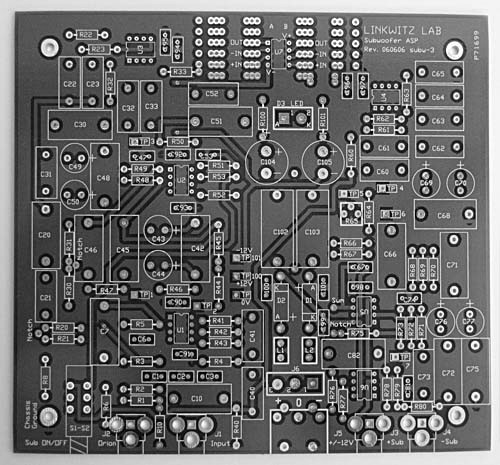
#> input picture Image Processing and Analysis/Images/board.jpg, 500 x 465 px
$ python assingment_2.py
#> lines starting #> are read from the running program, lines starting #| are printed output that depends on the picture
import numpy as np
import matplotlib.pyplot as plt
import imageio.v3 as imageio

# [78 lines left out: functions low_pass_filter, high_pass_filter, band_stop_filter, not called in this run]


def laplacian_filter(F):
    """
    Creates a Laplacian filter in the frequency domain.

    Args:
        F: The Fourier transformed image.

    Returns:
        A 2D numpy array representing the Laplacian filter.
    """

    n = F.shape[0]
    m = F.shape[1]

    filter = np.zeros((n,m))

    for u in range(n):
        for v in range(m):
            filter[u,v] = -4 * (np.pi ** 2) * D(u, v, n, m)

    return filter

# [24 lines left out: function gaussian_filter, not called in this run]

def frequency_domain_filter(image, filter_type):
    """
    Apply frequency domain filtering to the given image.

    Args:
        image: Input image array.
        filter_type: Type of filter to apply (e.g., low-pass, high-pass).

    Returns:
        Filtered image array.
    """

    F = np.fft.fftshift(np.fft.fft2(image))
    img_filtered = np.multiply(F, filter_type)
    F_1 = np.fft.ifft2(np.fft.ifftshift((img_filtered)))

    return F_1

def D(u, v, P, Q):
    """
    Calculate the distance between a point (u, v) and the center (P/2, Q/2).

    Args:
        u: The horizontal coordinate of the point.
        v: The vertical coordinate of the point.
        P: The width of the image.
        Q: The height of the image.

    Returns:
        The distance between the point (u, v) and the center (P/2, Q/2).
    """

    return ((u - P/2) ** 2) + ((v - Q/2) ** 2)


def RMSE(H, G):
    """
    Calculate the Root Mean Squared Error (RMSE) between two images.

    Args:
        H: The input image array.
        G: The reference image array.

    Returns:
        The RMSE value between the two images.
    """

    M = H.shape[0]
    N = H.shape[1]

    sum_squared_diff = np.sum((H - G) ** 2)
    mean_squared_diff = sum_squared_diff / (M * N)

    return np.sqrt(mean_squared_diff)


def main():
    #Read inputs
    img_filename = str(input()).rstrip()
#> the answer given: Images/board.jpg
    ref_img_filename = str(input()).rstrip()
#> the answer given: Images/dog.jpg

    # Input image
    I = imageio.imread(img_filename)
#> I is the input picture: shape (465, 500); min 0, max 255, mean 105.9
    # Reference image
    H = imageio.imread(ref_img_filename)
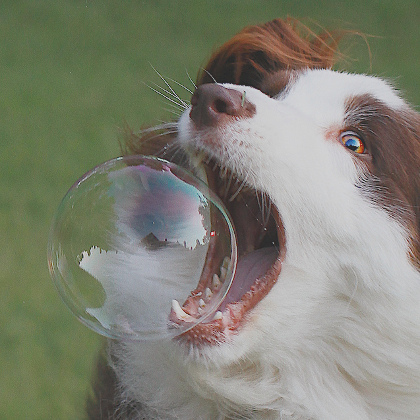
#> input picture Image Processing and Analysis/Images/dog.jpg, 420 x 420 px
#> H is the input picture: shape (420, 420, 3); mean R, G, B 128.5, 129.9, 115.8

    index = int(input())
#> the answer given: 3
    # Choose which filter will be used
    match index:
        case 0:
            r = int(input())
            filter = low_pass_filter(I, r)

        case 1:
            r = int(input())
            filter = high_pass_filter(I, r)
        case 2:
            r0 = int(input())
            r1 = int(input())
            filter = band_stop_filter(I, r0, r1)
        case 3:
            filter = laplacian_filter(I)
        case 4:
            sigma0 = int(input())
            sigma1 = int(input())
            filter = gaussian_filter(I, sigma0, sigma1)
#> after the loop in laplacian_filter, `for u in range(n):`:
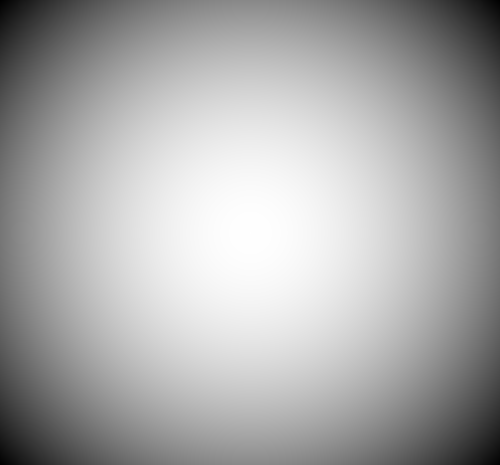
#> filter: shape (465, 500) float64; min -4601456.3, max -9.87, mean -1533831.9; drawn with min black and max white


    # Restored image
    G = np.real(frequency_domain_filter(I, filter))
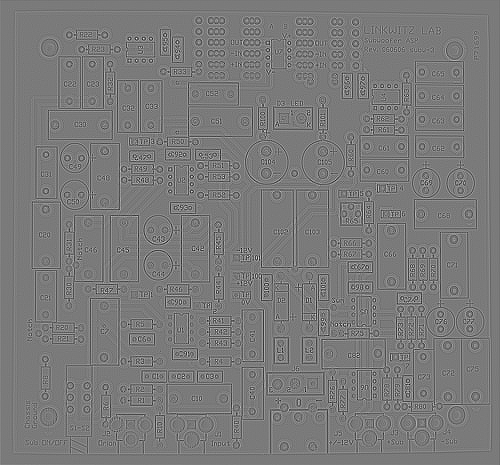
#> G: shape (465, 500) float64; min -211215645.4, max 227903848.9, mean -1045.7; drawn with min black and max white
    # Normalized G
    norm_G = ((G - np.min(G)) * (255 / (np.max(G) - np.min(G)))).astype(np.uint8)

    print(RMSE(H, norm_G))


if __name__ == '__main__':
#> (the run stopped early here; a loop or call above may not have finished)
